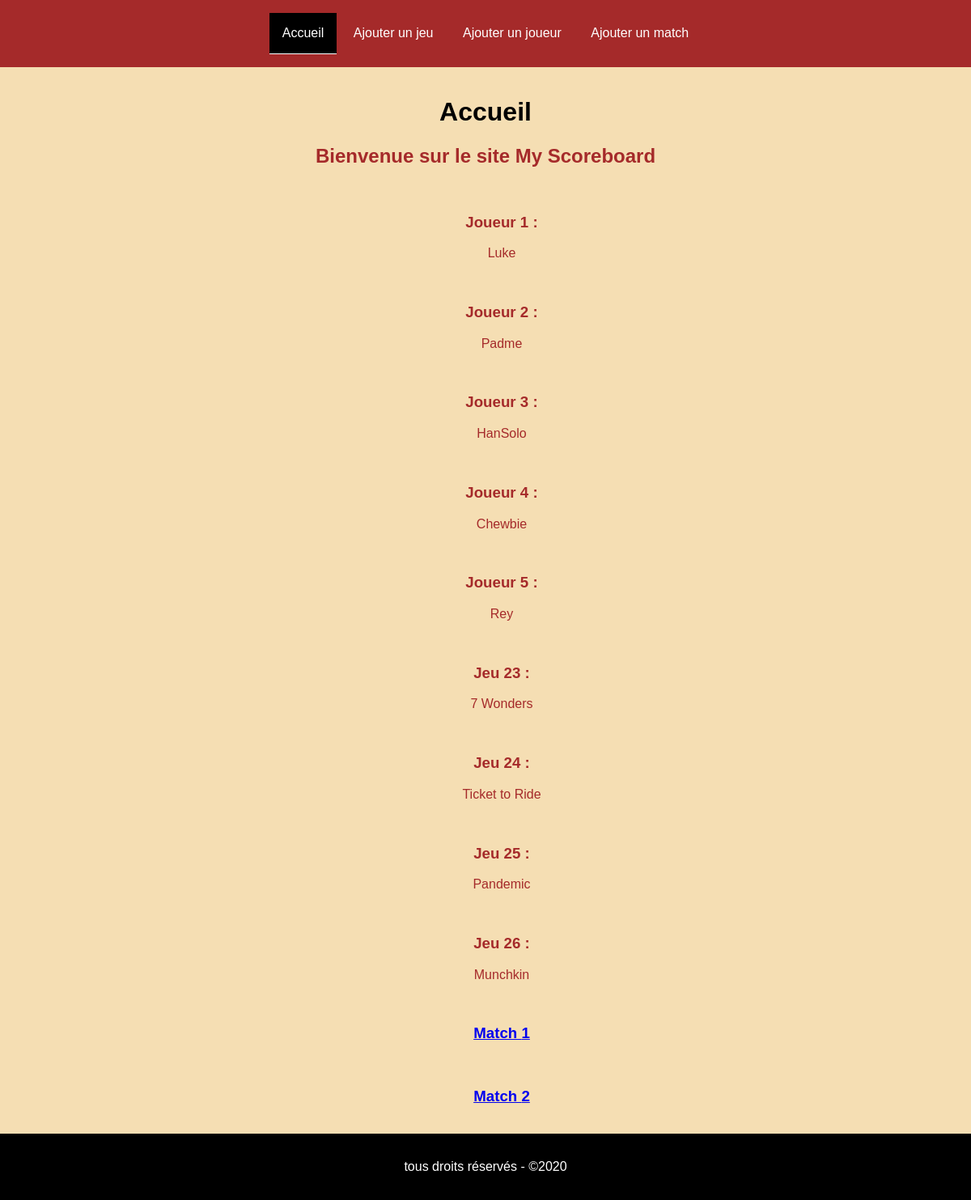
The page / on the database its author committed.
### tables this page shows
CREATE TABLE `player` (
  `id` int(11) NOT NULL,
  `email` varchar(160) NOT NULL,
  `nickname` varchar(160) NOT NULL
);

CREATE TABLE `game` (
  `id` int(11) NOT NULL,
  `title` varchar(160) NOT NULL,
  `min_players` int(11) NOT NULL,
  `max_players` int(11) NOT NULL
);

CREATE TABLE `contest` (
  `id` int(11) NOT NULL,
  `game_id` int(11) NOT NULL,
  `start_date` date NOT NULL,
  `winner_id` int(11) NOT NULL
);

### index.php (called while the page is built)
<?php
$titre = "Accueil";
require_once "php/view/header.php";
require_once "php/view/section-index.php";
require_once "php/view/footer.php";
?>

### php/model/fonctions-sql.php (called while the page is built, shortened)
<?php
function envoyerRequeteSql ($requeteSQL, $tabAsso)
{
    $user       = 'root';
    $password   = '';
    $hostSQL    = 'localhost';
    $portSQL    = '3306';
    $database   = 'database';
    $mysql        = "mysql:host=$hostSQL;port=$portSQL;dbname=$database;charset=utf8";
    try {
        if (Model::$dbh == null) {
            Model::$dbh = new PDO($mysql, $user, $password);
        }
        $sth = Model::$dbh->prepare($requeteSQL);
        $sth->execute($tabAsso);
        return $sth;
    } catch (PDOException $e) {
        echo 'Connexion échouée : ' . $e->getMessage();
    }
}
function lireTable ($table, $tri)
{
    $requeteSQL =
    <<<x
    SELECT * FROM $table
    ORDER BY $tri
    x;
    $resultat = envoyerRequeteSql($requeteSQL, []);
    $tabLigne = $resultat->fetchAll(PDO::FETCH_ASSOC);
    return $tabLigne;
}
?>

### php/view/fonctions-affichage.php (the view, shortened to what this page needs)
<?php
function afficherJoueur()
{
    $tabLigne = lireTable("player", "id ASC");
    foreach($tabLigne as $ligneAsso)
    {
        extract($ligneAsso);
        echo
        <<<codehtml
        <br>
        <ul>
        <p><h3>Joueur $id : </h3> $nickname</p>
        </ul>
        codehtml;
    }
}
function afficherJeu()
{
    $tabLigne = lireTable("game", "id ASC");
    foreach($tabLigne as $ligneAsso)
    {
        extract($ligneAsso);
        echo
        <<<codehtml
        <br>
        <ul>
        <h3>Jeu $id :</h3>
        <p>$title</p>
        </ul>
        codehtml;
    }
}
function afficherMatchAvecLien()
{
    $tabLigne = lireTable("contest", "id ASC");
    foreach($tabLigne as $ligneAsso)
    {
        extract($ligneAsso);
        echo
        <<<codehtml
        <br>
        <ul>
            <h3><a href="match.php?id=$id">Match $id</a></h3>
        </ul>
        codehtml;
    }
}

### php/view/header.php (shortened to what this page needs)
<?php
require_once "php/model/fonctions-sql.php";
require_once "php/view/fonctions-affichage.php";
?>
<!DOCTYPE html>
<html lang="fr">
<head>
    <link rel="stylesheet" href="assets/css/style.css">
</head>
<body>
    <header>
        <nav>
            <?php
$a = [
    "index.php"         => 'Accueil',
    "ajout-jeu.php"   => 'Ajouter un jeu',
    "ajout-joueur.php" => 'Ajouter un joueur',
    "ajout-match.php" => 'Ajouter un match',
];
foreach($a as $cle => $valeur)
{
    if ($valeur == $titre)
    {
        echo
        <<<html
            <a class="active" href="$cle">$valeur</a>
        html;
    }
    else
    {
        echo
        <<<html
            <a class="" href="$cle">$valeur</a>
        html;
    }
}
?>
        </nav>
    </header>
    <main>
        <h1><?php echo $titre ?></h1>

### php/view/section-index.php
<section>
    <h2>Bienvenue sur le site My Scoreboard</h2>
    <?php afficherJoueur() ?>
    <?php afficherJeu() ?>
    <?php afficherMatchAvecLien() ?>
</section>

### php/view/footer.php
    </main>
    <footer>
        <p>tous droits réservés - &copy;2020</p>
    </footer>
</body>
</html>

### assets/css/style.css (style rules this page uses)
html, body { width: 100%; height:100%; padding: 0; margin:0; font-size:16px; font-family: Verdana, Geneva, Tahoma, sans-serif; }
* { box-sizing: border-box; }
header, main, footer { text-align: center; padding:1rem; }
header { background-color: brown; }
main { color: brown; background-color: wheat; }
footer { background-color: black; color: white; }
h1 { color: black; }
h2, h3 { width: 100%; }
nav a { color:white; text-decoration: none; display:inline-block; padding:1rem; }
nav a.active { background-color: black; border-bottom: 1px solid white; }

### rows shown on the page
player: id "1", nickname "Luke"
player: id "2", nickname "Padme"
player: id "3", nickname "HanSolo"
player: id "4", nickname "Chewbie"
player: id "5", nickname "Rey"
game: id "23", title "7 Wonders"
game: id "24", title "Ticket to Ride"
game: id "25", title "Pandemic"
game: id "26", title "Munchkin"
contest: id "1"
contest: id "2"

### other values the page prints
$valeur "Accueil"
$valeur "Ajouter un jeu"
$valeur "Ajouter un joueur"
$valeur "Ajouter un match"
$titre "Accueil"
